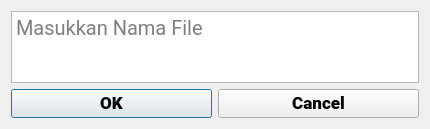
<?xml version="1.0" encoding="UTF-8"?>
<ui version="4.0">
 <class>Savedata</class>
 <widget class="QDialog" name="Savedata">
  <property name="geometry">
   <rect>
    <x>0</x>
    <y>0</y>
    <width>430</width>
    <height>129</height>
   </rect>
  </property>
  <property name="windowTitle">
   <string>Dialog</string>
  </property>
  <layout class="QGridLayout" name="gridLayout">
   <item row="0" column="0">
    <widget class="QTextEdit" name="textEdit_Nama_File">
     <property name="font">
      <font>
       <family>Roboto</family>
       <pointsize>15</pointsize>
      </font>
     </property>
     <property name="placeholderText">
      <string>Masukkan Nama File</string>
     </property>
    </widget>
   </item>
   <item row="1" column="0">
    <layout class="QGridLayout" name="gridLayout_Button">
     <item row="0" column="0">
      <widget class="QPushButton" name="pushButton_OK">
       <property name="sizePolicy">
        <sizepolicy hsizetype="Expanding" vsizetype="Expanding">
         <horstretch>0</horstretch>
         <verstretch>0</verstretch>
        </sizepolicy>
       </property>
       <property name="font">
        <font>
         <family>Roboto Black</family>
         <pointsize>13</pointsize>
         <weight>50</weight>
         <bold>false</bold>
        </font>
       </property>
       <property name="text">
        <string>OK</string>
       </property>
      </widget>
     </item>
     <item row="0" column="1">
      <widget class="QPushButton" name="pushButton_Cancel">
       <property name="sizePolicy">
        <sizepolicy hsizetype="Expanding" vsizetype="Expanding">
         <horstretch>0</horstretch>
         <verstretch>0</verstretch>
        </sizepolicy>
       </property>
       <property name="font">
        <font>
         <family>Roboto Black</family>
         <pointsize>13</pointsize>
         <weight>50</weight>
         <bold>false</bold>
        </font>
       </property>
       <property name="text">
        <string>Cancel</string>
       </property>
      </widget>
     </item>
    </layout>
   </item>
  </layout>
 </widget>
 <resources/>
 <connections/>
</ui>
